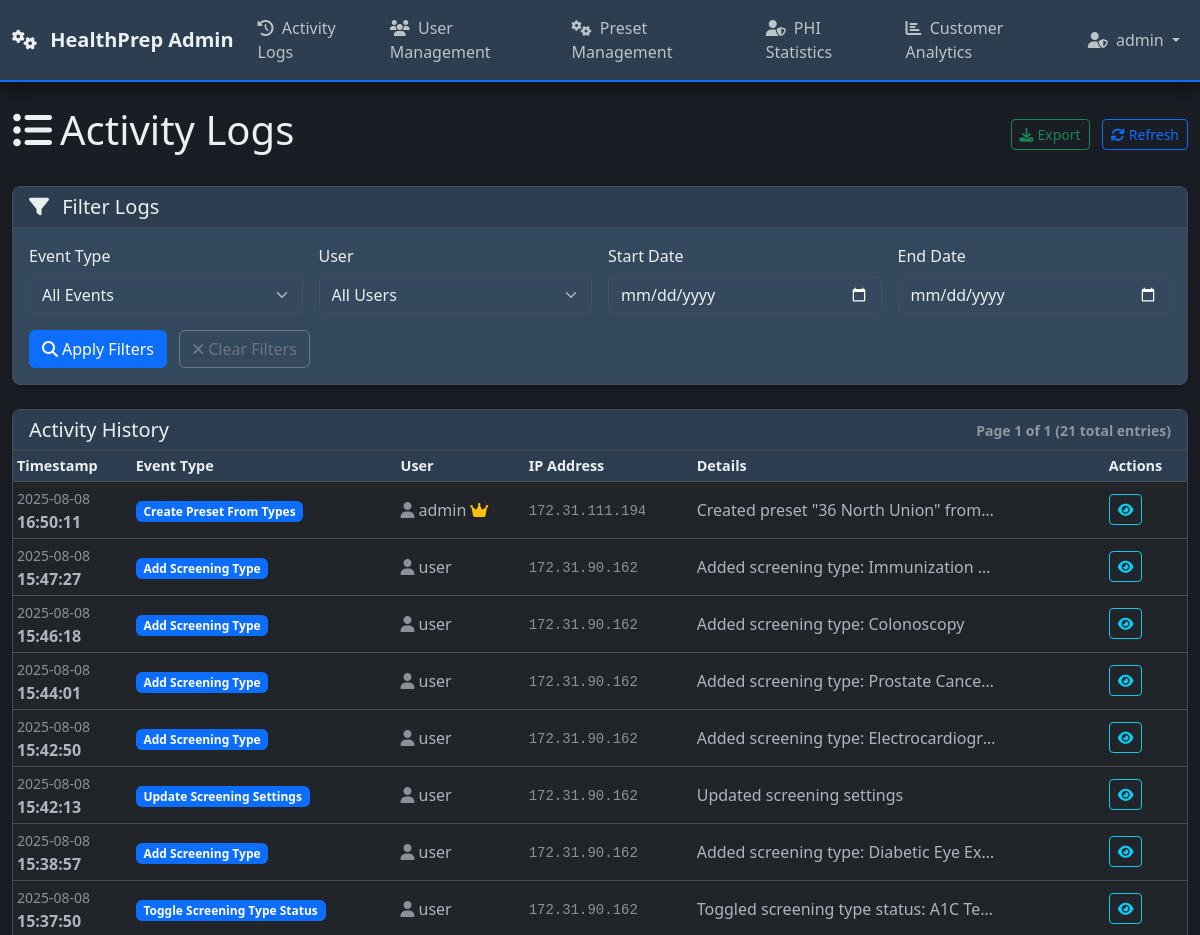
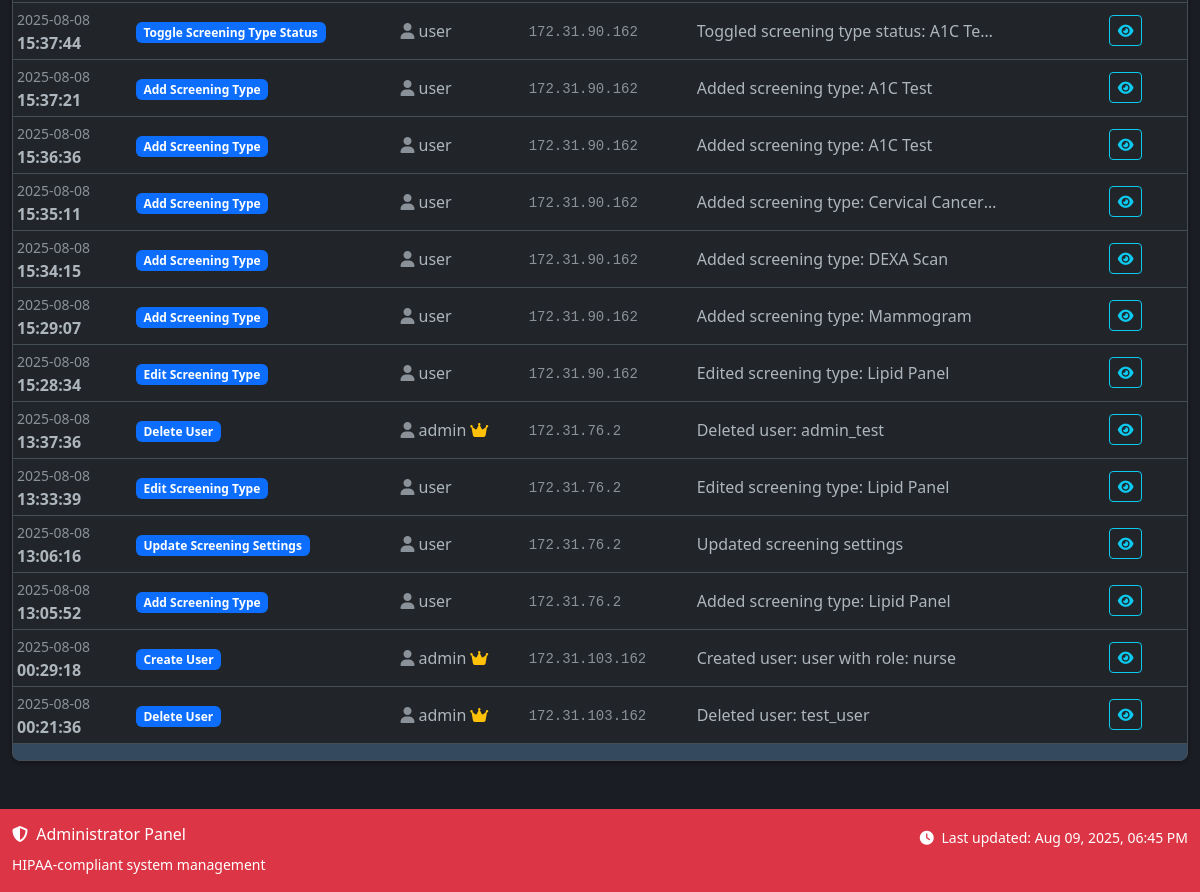
The page /admin/logs (signed in) on the database its author committed (2 pictures, top to bottom).
### models.py (models this page shows, shortened)
class User(UserMixin, db.Model):
    __tablename__ = 'users'
    id = db.Column(db.Integer, primary_key=True)
    username = db.Column(db.String(80), nullable=False)  # Unique within organization
    email = db.Column(db.String(120), nullable=False)  # Unique within organization
    password_hash = db.Column(db.String(255), nullable=False)
    role = db.Column(db.String(20), default='nurse', nullable=False)  # 'root_admin', 'admin', 'MA', 'nurse'
    is_admin = db.Column(db.Boolean, default=False, nullable=False)  # Kept for backward compatibility
    is_active_user = db.Column(db.Boolean, default=True, nullable=False)
    is_root_admin = db.Column(db.Boolean, default=False, nullable=False)  # Super admin for managing all organizations
    org_id = db.Column(db.Integer, db.ForeignKey('organizations.id'), nullable=True)  # Nullable for root admins
    epic_user_id = db.Column(db.String(100))  # Epic user ID for mapping
    two_factor_enabled = db.Column(db.Boolean, default=False)
    session_timeout_minutes = db.Column(db.Integer, default=30)
    last_activity = db.Column(db.DateTime, default=datetime.utcnow)
    failed_login_attempts = db.Column(db.Integer, default=0)
    locked_until = db.Column(db.DateTime)
    created_at = db.Column(db.DateTime, default=datetime.utcnow)
    last_login = db.Column(db.DateTime, default=datetime.utcnow)
    created_by = db.Column(db.Integer, db.ForeignKey('users.id'))
    updated_at = db.Column(db.DateTime, default=datetime.utcnow, onupdate=datetime.utcnow)
    __table_args__ = (
        db.UniqueConstraint('username', 'org_id', name='unique_username_per_org'),
        db.UniqueConstraint('email', 'org_id', name='unique_email_per_org'),
    )
    def is_admin_user(self):
        return self.role == 'admin' or self.is_admin or self.is_root_admin
    def update_activity(self):
        self.last_activity = datetime.utcnow()
    @property
    def is_active(self):
        return self.is_active_user

class AdminLog(db.Model):
    __tablename__ = 'admin_logs'
    id = db.Column(db.Integer, primary_key=True)
    timestamp = db.Column(db.DateTime, default=datetime.utcnow)
    event_type = db.Column(db.String(50))
    user_id = db.Column(db.Integer, db.ForeignKey('users.id'))
    org_id = db.Column(db.Integer, db.ForeignKey('organizations.id'), nullable=False)  # Organization scope
    ip_address = db.Column(db.String(45))
    patient_id = db.Column(db.Integer, db.ForeignKey('patient.id'))  # Patient accessed (if applicable)
    resource_type = db.Column(db.String(50))  # Type of resource accessed (patient, document, screening)
    resource_id = db.Column(db.Integer)  # ID of specific resource
    action_details = db.Column(db.Text)  # Human-readable action description
    data = db.Column(db.JSON)  # Additional structured data
    session_id = db.Column(db.String(100))  # Session identifier
    user_agent = db.Column(db.Text)  # Browser/client information
    user = db.relationship('User', backref=db.backref('admin_logs', lazy=True))
    organization = db.relationship('Organization', backref=db.backref('admin_logs', lazy=True))
    patient = db.relationship('Patient', backref=db.backref('access_logs', lazy=True))

### routes/admin_routes.py (the view)
@admin_bp.route('/logs')
@login_required
@admin_required
def logs():
    try:
        page = request.args.get('page', 1, type=int)
        event_type = request.args.get('event_type', '')
        user_id = request.args.get('user_id', type=int)
        start_date = request.args.get('start_date', '')
        end_date = request.args.get('end_date', '')
        filters = {
            'event_type': event_type,
            'user_id': user_id,
            'start_date': start_date,
            'end_date': end_date
        }
        query = AdminLog.query
        if event_type:
            query = query.filter(AdminLog.event_type == event_type)
        if user_id:
            query = query.filter(AdminLog.user_id == user_id)
        if start_date:
            start_dt = datetime.strptime(start_date, '%Y-%m-%d')
            query = query.filter(AdminLog.timestamp >= start_dt)
        if end_date:
            end_dt = datetime.strptime(end_date, '%Y-%m-%d')
            query = query.filter(AdminLog.timestamp <= end_dt)
        logs_pagination = query.order_by(AdminLog.timestamp.desc()).paginate(
            page=page, per_page=50, error_out=False
        )
        if hasattr(current_user, 'org_id'):
            users = User.query.filter_by(org_id=current_user.org_id).all()
        else:
            users = User.query.all()
        event_types = db.session.query(AdminLog.event_type).distinct().all()
        event_types = [event.event_type for event in event_types if event.event_type]
        return render_template('admin/logs.html',
                             logs=logs_pagination.items,
                             pagination=logs_pagination,
                             users=users,
                             event_types=event_types,
                             filters=filters)
    except Exception as e:
        logger.error(f"Error in admin logs: {str(e)}")
        flash('Error loading admin logs', 'error')
        return render_template('error/500.html'), 500

### templates/admin/logs.html (shortened to what this page needs)
{% extends 'base_admin.html' %}
{% block extra_css %}
<link rel="stylesheet" href="https://cdn.datatables.net/1.13.4/css/dataTables.bootstrap5.min.css">
<link rel="stylesheet" href="https://cdn.datatables.net/buttons/2.3.6/css/buttons.bootstrap5.min.css">
{% endblock %}
{% block content %}
<div class="d-flex justify-content-between align-items-center mb-4">
    <h1><i class="fas fa-list-ul me-2"></i>Activity Logs</h1>
    <div>
        <button class="btn btn-outline-success btn-sm me-2" onclick="exportLogs()">
            <i class="fas fa-download me-1"></i>Export
        </button>
        <button class="btn btn-outline-primary btn-sm" onclick="location.reload()">
            <i class="fas fa-sync me-1"></i>Refresh
        </button>
    </div>
</div>
<div class="card mb-4">
    <div class="card-header">
        <h5 class="mb-0">
            <i class="fas fa-filter me-2"></i>
            Filter Logs
        </h5>
    </div>
    <div class="card-body">
        <form method="GET" action="{{ url_for('admin.logs') }}" class="row g-3">
            <div class="col-md-3">
                <label for="event_type" class="form-label">Event Type</label>
                <select class="form-select" id="event_type" name="event_type">
                    <option value="">All Events</option>
                </select>
            </div>
            <div class="col-md-3">
                <label for="user_id" class="form-label">User</label>
                <select class="form-select" id="user_id" name="user_id">
                    <option value="">All Users</option>
                </select>
            </div>
            <div class="col-md-3">
                <label for="start_date" class="form-label">Start Date</label>
                <input type="date" class="form-control" id="start_date" name="start_date" value="{{ filters.start_date or '' }}">
            </div>
            <div class="col-md-3">
                <label for="end_date" class="form-label">End Date</label>
                <input type="date" class="form-control" id="end_date" name="end_date" value="{{ filters.end_date or '' }}">
            </div>
            <div class="col-12">
                <button type="submit" class="btn btn-primary">
                    <i class="fas fa-search me-1"></i>Apply Filters
                </button>
                <a href="{{ url_for('admin.logs') }}" class="btn btn-outline-secondary ms-2">
                    <i class="fas fa-times me-1"></i>Clear Filters
                </a>
            </div>
        </form>
    </div>
</div>
<div class="card">
    <div class="card-header d-flex justify-content-between align-items-center">
        <h5 class="mb-0">Activity History</h5>
        <small class="text-muted">
            {% if pagination %}
            Page {{ pagination.page }} of {{ pagination.pages }}
            ({{ pagination.total }} total entries)
            {% else %}
            {{ logs|length }} entries
            {% endif %}
        </small>
    </div>
    <div class="card-body p-0">
        {% if logs %}
            <div class="table-responsive">
                <table id="logsTable" class="table table-hover table-sm">
                    <thead>
                        <tr>
                            <th>Timestamp</th>
                            <th>Event Type</th>
                            <th>User</th>
                            <th>IP Address</th>
                            <th>Details</th>
                            <th>Actions</th>
                        </tr>
                    </thead>
                    <tbody>
                        {% for log in logs %}
                        <tr>
                            <td>
                                <div class="text-nowrap">
                                    <small class="text-muted">{{ log.timestamp.strftime('%Y-%m-%d') }}</small><br>
                                    <strong>{{ log.timestamp.strftime('%H:%M:%S') }}</strong>
                                </div>
                            </td>
                            <td>
                                <span class="badge bg-primary">
                                    {{ log.event_type.replace('_', ' ').title() if log.event_type else 'Unknown' }}
                                </span>
                            </td>
                            <td>
                                {% if log.user %}
                                    <div class="d-flex align-items-center">
                                        <i class="fas fa-user me-1 text-muted"></i>
                                        {{ log.user.username }}
                                        {% if log.user.is_admin %}
                                            <i class="fas fa-crown text-warning ms-1" title="Admin"></i>
                                        {% endif %}
                                    </div>
                                {% else %}
                                    <span class="text-muted">System</span>
                                {% endif %}
                            </td>
                            <td>
                                <small class="text-muted font-monospace">{{ log.ip_address or 'N/A' }}</small>
                            </td>
                            <td>
                                {% if log.data %}
                                    <div class="text-truncate" style="max-width: 300px;"
                                         title="{{ log.data.get('description', '') if log.data and log.data.get('description') else (log.data | tojsonpretty if log.data else 'No details') }}">
                                        {{ log.data.get('description', 'View details') if log.data and log.data.get else 'View details' }}
                                    </div>
                                {% else %}
                                    <span class="text-muted">No details</span>
                                {% endif %}
                            </td>
                            <td>
                                <a href="{{ url_for('admin.view_log_details', log_id=log.id) }}"
                                   class="btn btn-outline-info btn-sm"
                                   title="View detailed information about this log entry">
                                    <i class="fas fa-eye"></i>
                                </a>
                            </td>
                        </tr>
                        {% endfor %}
                    </tbody>
                </table>
            </div>
        {% endif %}
    </div>
</div>
{% endblock %}

### templates/base_admin.html (shortened to what this page needs)
<!DOCTYPE html>
<html lang="en" data-bs-theme="dark">
<head>
    <link href="https://cdn.jsdelivr.net/npm/bootstrap@5.3.0/dist/css/bootstrap.min.css" rel="stylesheet">
    <link href="https://cdnjs.cloudflare.com/ajax/libs/font-awesome/6.4.0/css/all.min.css" rel="stylesheet">
    <link href="{{ url_for('static', filename='css/custom.css') }}" rel="stylesheet">
    <link href="{{ url_for('static', filename='css/loading-states.css') }}" rel="stylesheet">
    {% block extra_css %}{% endblock %}
</head>
<body>
    <nav class="navbar navbar-expand-lg navbar-dark bg-danger">
        <div class="container">
            <a class="navbar-brand" href="{{ url_for('admin.dashboard') }}">
                <i class="fas fa-cogs me-2"></i>
                HealthPrep Admin
            </a>
            <div class="collapse navbar-collapse" id="adminNavbar">
                <ul class="navbar-nav me-auto">
                    <li class="nav-item">
                        <a class="nav-link" href="{{ url_for('admin.dashboard_logs') }}">
                            <i class="fas fa-history me-1"></i> Activity Logs
                        </a>
                    </li>
                    <li class="nav-item">
                        <a class="nav-link" href="{{ url_for('admin.users_list') }}">
                            <i class="fas fa-users me-1"></i> User Management
                        </a>
                    </li>
                    <li class="nav-item">
                        <a class="nav-link" href="{{ url_for('admin.dashboard_presets') }}">
                            <i class="fas fa-cogs me-1"></i> Preset Management
                        </a>
                    </li>
                    <li class="nav-item">
                        <a class="nav-link" href="{{ url_for('admin.dashboard_phi') }}">
                            <i class="fas fa-user-shield me-1"></i> PHI Statistics
                        </a>
                    </li>
                    <li class="nav-item">
                        <a class="nav-link" href="{{ url_for('admin.dashboard_analytics') }}">
                            <i class="fas fa-chart-bar me-1"></i> Customer Analytics
                        </a>
                    </li>
                </ul>
                <ul class="navbar-nav">
                    <li class="nav-item dropdown">
                        <a class="nav-link dropdown-toggle" href="#" id="adminUserDropdown" role="button" data-bs-toggle="dropdown">
                            <i class="fas fa-user-shield me-1"></i> {{ current_user.username }}
                        </a>
                    </li>
                </ul>
            </div>
        </div>
    </nav>
    <main class="container-fluid my-4">
        {% block content %}{% endblock %}
    </main>
    <footer class="bg-danger text-white py-3 mt-5">
        <div class="container">
            <div class="row">
                <div class="col-md-6">
                    <h6><i class="fas fa-shield-alt me-1"></i> Administrator Panel</h6>
                    <small>HIPAA-compliant system management</small>
                </div>
                <div class="col-md-6 text-end">
                    <small>
                        <i class="fas fa-clock me-1"></i>
                        Last updated: <span id="lastUpdated"></span>
                    </small>
                </div>
            </div>
        </div>
    </footer>
</body>
</html>

### rows shown on the page
User: username "admin"
AdminLog: timestamp "2025-08-08", timestamp "16:50:11", event_type.replace "Create Preset From Types", user.username "admin", ip_address "172.31.111.194", data "Created preset \"36 North Union\" from…"
AdminLog: timestamp "2025-08-08", timestamp "15:47:27", event_type.replace "Add Screening Type", user.username "user", ip_address "172.31.90.162", data "Added screening type: Immunization…"
AdminLog: timestamp "2025-08-08", timestamp "15:46:18", event_type.replace "Add Screening Type", user.username "user", ip_address "172.31.90.162", data "Added screening type: Colonoscopy"
AdminLog: timestamp "2025-08-08", timestamp "15:44:01", event_type.replace "Add Screening Type", user.username "user", ip_address "172.31.90.162", data "Added screening type: Prostate Cance…"
AdminLog: timestamp "2025-08-08", timestamp "15:42:50", event_type.replace "Add Screening Type", user.username "user", ip_address "172.31.90.162", data "Added screening type: Electrocardiogr…"
AdminLog: timestamp "2025-08-08", timestamp "15:42:13", event_type.replace "Update Screening Settings", user.username "user", ip_address "172.31.90.162", data "Updated screening settings"
AdminLog: timestamp "2025-08-08", timestamp "15:38:57", event_type.replace "Add Screening Type", user.username "user", ip_address "172.31.90.162", data "Added screening type: Diabetic Eye Ex…"
AdminLog: timestamp "2025-08-08", timestamp "15:37:50", event_type.replace "Toggle Screening Type Status", user.username "user", ip_address "172.31.90.162", data "Toggled screening type status: A1C Te…"
AdminLog: timestamp "2025-08-08", timestamp "15:37:44", event_type.replace "Toggle Screening Type Status", user.username "user", ip_address "172.31.90.162", data "Toggled screening type status: A1C Te…"
AdminLog: timestamp "2025-08-08", timestamp "15:37:21", event_type.replace "Add Screening Type", user.username "user", ip_address "172.31.90.162", data "Added screening type: A1C Test"
AdminLog: timestamp "2025-08-08", timestamp "15:36:36", event_type.replace "Add Screening Type", user.username "user", ip_address "172.31.90.162", data "Added screening type: A1C Test"
AdminLog: timestamp "2025-08-08", timestamp "15:35:11", event_type.replace "Add Screening Type", user.username "user", ip_address "172.31.90.162", data "Added screening type: Cervical Cancer…"
AdminLog: timestamp "2025-08-08", timestamp "15:34:15", event_type.replace "Add Screening Type", user.username "user", ip_address "172.31.90.162", data "Added screening type: DEXA Scan"
AdminLog: timestamp "2025-08-08", timestamp "15:29:07", event_type.replace "Add Screening Type", user.username "user", ip_address "172.31.90.162", data "Added screening type: Mammogram"
AdminLog: timestamp "2025-08-08", timestamp "15:28:34", event_type.replace "Edit Screening Type", user.username "user", ip_address "172.31.90.162", data "Edited screening type: Lipid Panel"
AdminLog: timestamp "2025-08-08", timestamp "13:37:36", event_type.replace "Delete User", user.username "admin", ip_address "172.31.76.2", data "Deleted user: admin_test"
AdminLog: timestamp "2025-08-08", timestamp "13:33:39", event_type.replace "Edit Screening Type", user.username "user", ip_address "172.31.76.2", data "Edited screening type: Lipid Panel"
AdminLog: timestamp "2025-08-08", timestamp "13:06:16", event_type.replace "Update Screening Settings", user.username "user", ip_address "172.31.76.2", data "Updated screening settings"
AdminLog: timestamp "2025-08-08", timestamp "13:05:52", event_type.replace "Add Screening Type", user.username "user", ip_address "172.31.76.2", data "Added screening type: Lipid Panel"
AdminLog: timestamp "2025-08-08", timestamp "00:29:18", event_type.replace "Create User", user.username "admin", ip_address "172.31.103.162", data "Created user: user with role: nurse"
AdminLog: timestamp "2025-08-08", timestamp "00:21:36", event_type.replace "Delete User", user.username "admin", ip_address "172.31.103.162", data "Deleted user: test_user"

### other values the page prints
{{ pagination.page }} "1"
{{ pagination.pages }} "1"
{{ pagination.total }} "21"
